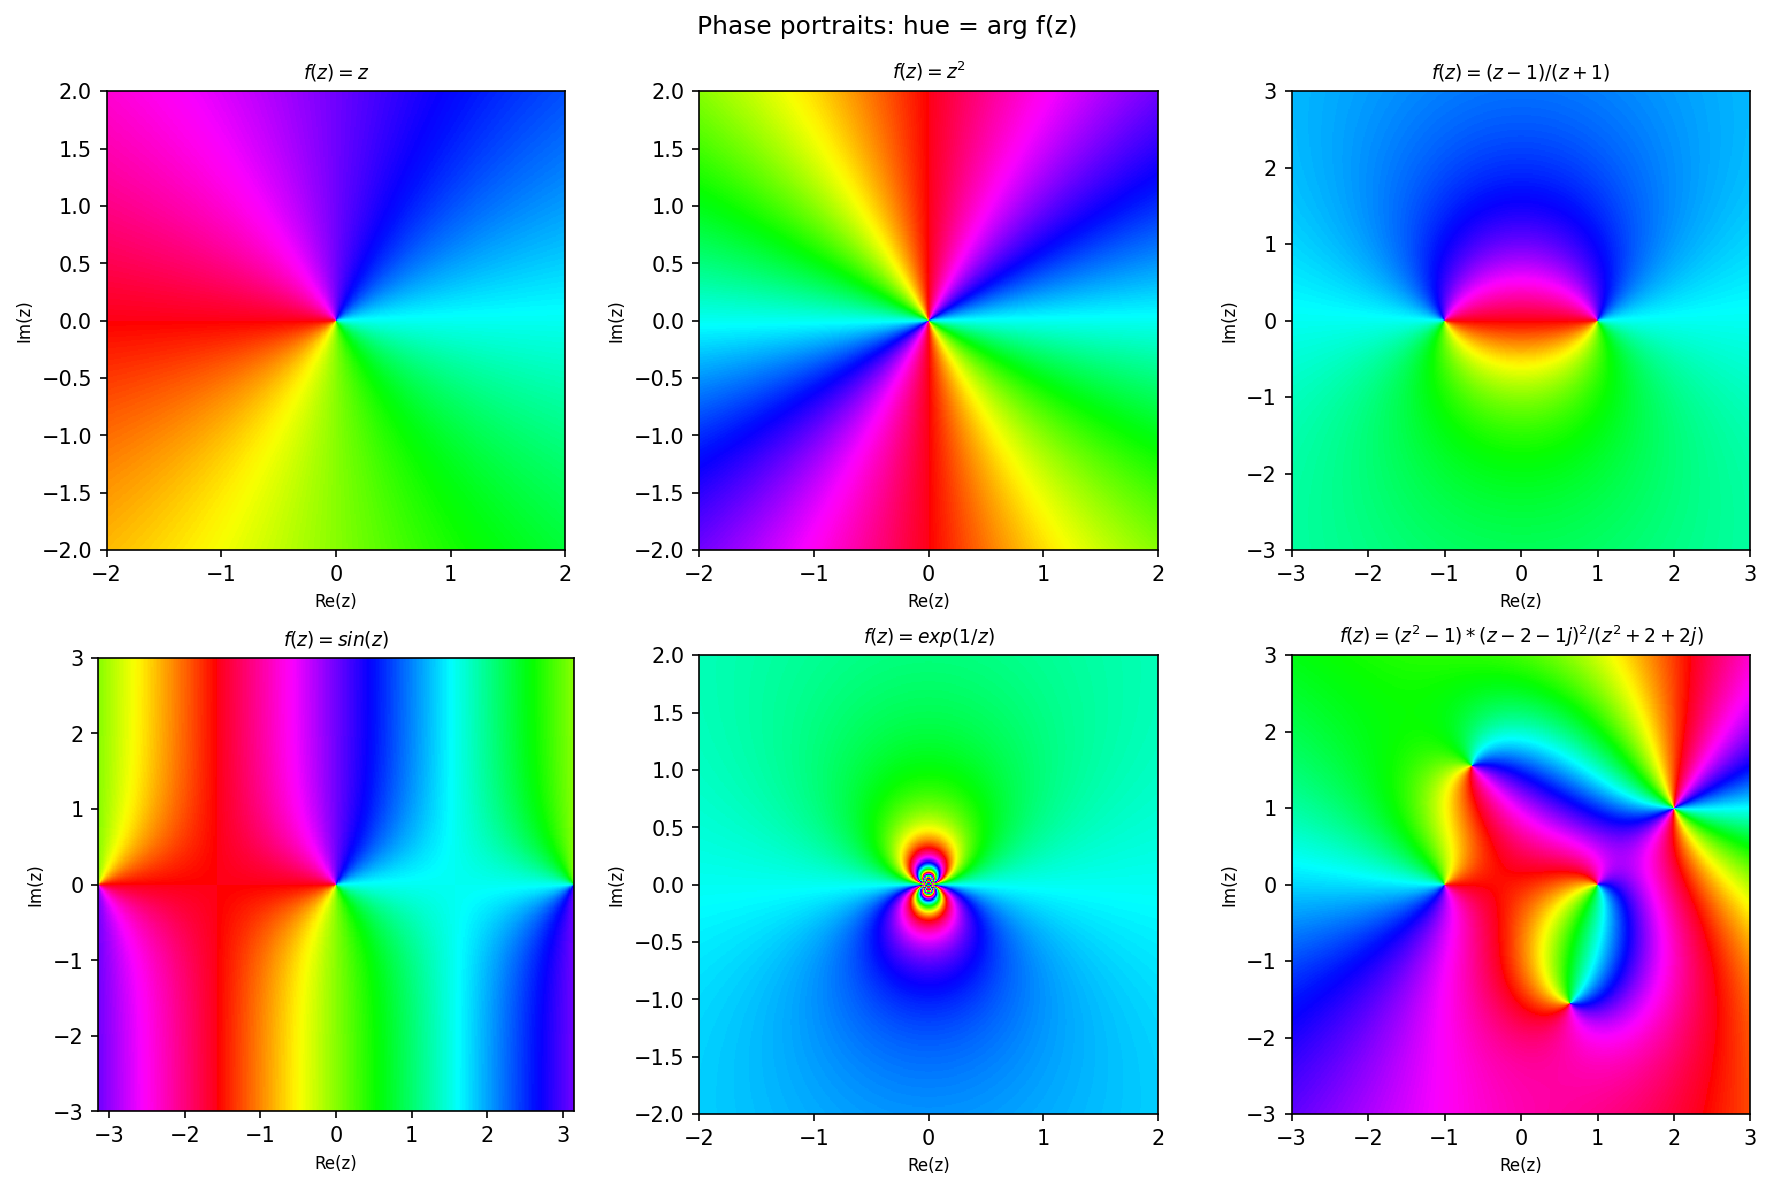

Reproduce this figure in Python.
"""Phase portraits of complex functions.

A phase portrait encodes a complex function f(z) by its argument (phase),
colouring each point z by arg(f(z)).  Zeros appear as points where all
colours meet, and poles as points where colours meet in the opposite orientation.

Credit: Inspired by Chebfun examples complex/PhasePortraits.m (Alex Townsend,
March 2013) and complex/PhaseplotCommand.m (Nick Trefethen, October 2020).
Original MATLAB Chebfun: Copyright 2017 by The University of Oxford and
The Chebfun Developers. See https://www.chebfun.org/ for Chebfun information.
"""

import matplotlib
matplotlib.use("Agg")
import matplotlib.pyplot as plt
import jax.numpy as jnp
import numpy as np
import sys, os
sys.path.insert(0, os.path.join(os.path.dirname(__file__), '..', '..', 'src'))

import chebfunjax as cj


def phase_plot(ax, f_complex, xlim, ylim, n=400, title=""):
    """Draw the phase portrait of f on a grid."""
    xs = np.linspace(xlim[0], xlim[1], n)
    ys = np.linspace(ylim[0], ylim[1], n)
    XX, YY = np.meshgrid(xs, ys)
    ZZ = XX + 1j * YY
    FZ = f_complex(ZZ)
    phase = np.angle(FZ)
    # Use a circular colormap (HSV)
    ax.pcolormesh(xs, ys, phase, cmap='hsv', shading='auto',
                  vmin=-np.pi, vmax=np.pi)
    ax.set_xlim(xlim)
    ax.set_ylim(ylim)
    ax.set_aspect('equal')
    if title:
        ax.set_title(title, fontsize=9)
    ax.set_xlabel("Re(z)", fontsize=8)
    ax.set_ylabel("Im(z)", fontsize=8)


def run():
    print("=" * 60)
    print("Phase portraits of complex functions")
    print("=" * 60)

    pi = float(jnp.pi)

    # --- Example 1: f(z) = z (identity) --------------------------------
    # Phase portrait shows a rainbow wheel centred at the origin
    # Verify that zeros/poles are at expected locations
    functions = [
        ("z", lambda z: z, (-2, 2), (-2, 2)),
        ("z^2", lambda z: z**2, (-2, 2), (-2, 2)),
        ("(z-1)/(z+1)", lambda z: (z - 1) / (z + 1), (-3, 3), (-3, 3)),
        ("sin(z)", lambda z: np.sin(z), (-pi, pi), (-3, 3)),
        ("exp(1/z)", lambda z: np.exp(1.0/z), (-2, 2), (-2, 2)),
        ("(z^2-1)*(z-2-1j)^2 / (z^2+2+2j)", lambda z: (z**2-1)*(z-2-1j)**2/(z**2+2+2j),
         (-3, 3), (-3, 3)),
    ]

    # Verify residue theorem for (z-1)/(z+1): pole at z=-1
    # int_{|z-(-1)|=0.5} (z-1)/(z+1) dz = 2*pi*i * Res[f, -1] = 2*pi*i * (-2)
    def f_rat(z):
        return (z - 1.0) / (z + 1.0)

    ts = np.linspace(0, 2*pi, 4000, endpoint=False)
    center = -1.0
    r = 0.5
    zs = center + r * np.exp(1j * ts)
    dzs = 1j * r * np.exp(1j * ts) * (2 * pi / 4000)
    fs = f_rat(zs)
    I = np.sum(fs * dzs)
    exact = 2j * pi * (-2.0)  # Residue at z=-1: lim_{z->-1} (z+1) * (z-1)/(z+1) = -2
    err = abs(I - exact)
    print(f"\n(z-1)/(z+1) residue at z=-1: computed = {I.real:.6f} + {I.imag:.6f}i")
    print(f"  Exact 2*pi*i*(-2) = {exact.real:.6f} + {exact.imag:.6f}i")
    print(f"  Error: {err:.2e}")
    assert err < 1e-6, f"Residue error {err}"

    # Verify zero at z=1 (phase winds clockwise around it)
    r_zero = 0.3
    zs_zero = 1.0 + r_zero * np.exp(1j * ts)
    fs_zero = f_rat(zs_zero)
    args_zero = np.unwrap(np.angle(fs_zero))
    winding = (args_zero[-1] - args_zero[0]) / (2 * pi)
    print(f"\nWinding number of (z-1)/(z+1) around z=1 (zero): {winding:.4f}")
    print(f"  (Expected +1: one zero)")
    assert abs(winding - 1.0) < 0.02, f"Winding number at zero: {winding}"

    # Verify pole at z=-1 (phase winds clockwise)
    zs_pole = -1.0 + r_zero * np.exp(1j * ts)
    fs_pole = f_rat(zs_pole)
    args_pole = np.unwrap(np.angle(fs_pole))
    winding_pole = (args_pole[-1] - args_pole[0]) / (2 * pi)
    print(f"Winding number around z=-1 (pole): {winding_pole:.4f}")
    print(f"  (Expected -1: one pole)")
    assert abs(winding_pole - (-1.0)) < 0.02, f"Winding at pole: {winding_pole}"

    # sin(z): zeros at n*pi
    def f_sin(z):
        return np.sin(z)

    for n in [-2, -1, 0, 1, 2]:
        z0 = n * pi
        r_test = 0.5
        zs_n = z0 + r_test * np.exp(1j * ts)
        fs_n = f_sin(zs_n)
        args_n = np.unwrap(np.angle(fs_n))
        w = (args_n[-1] - args_n[0]) / (2 * pi)
        print(f"sin(z) winding around z={n}*pi: {w:.3f}  (expected 1)")
        assert abs(w - 1.0) < 0.05, f"sin winding at {n}*pi: {w}"

    # --- Plots ---
    _here = os.path.dirname(os.path.abspath(__file__))
    fig, axes = plt.subplots(2, 3, figsize=(12, 8))
    axes = axes.flatten()

    for i, (name, f_np, xlim, ylim) in enumerate(functions):
        phase_plot(axes[i], f_np, xlim, ylim, title=f"$f(z) = {name}$")

    fig.suptitle("Phase portraits: hue = arg f(z)", fontsize=12)
    fig.tight_layout()
    fig.savefig(os.path.join(_here, "phase_portraits.png"), dpi=150, bbox_inches="tight")
    plt.close(fig)

    print("\nAll assertions passed.")
    return True


if __name__ == "__main__":
    run()
